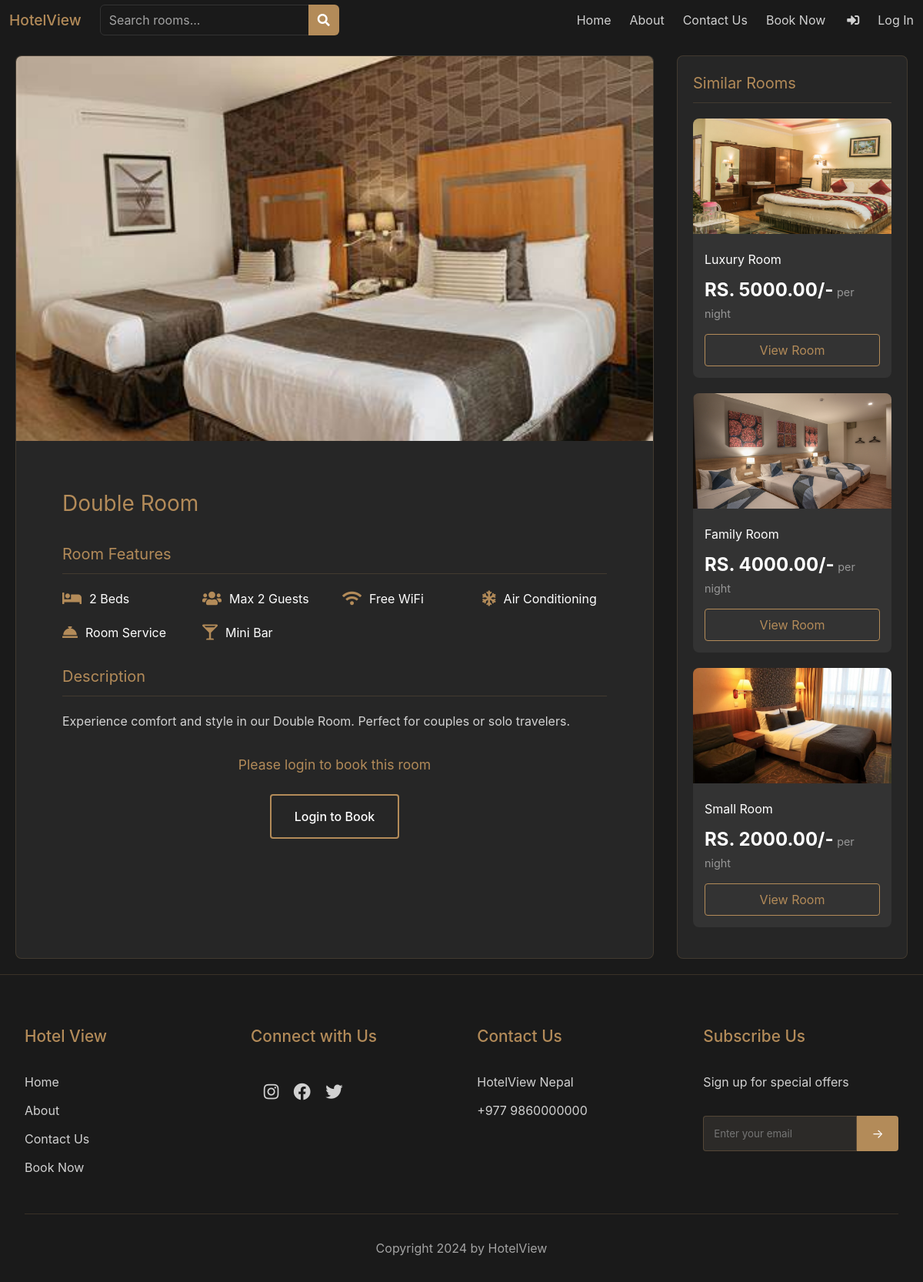
Before: /room/double-room/ with the older database file.
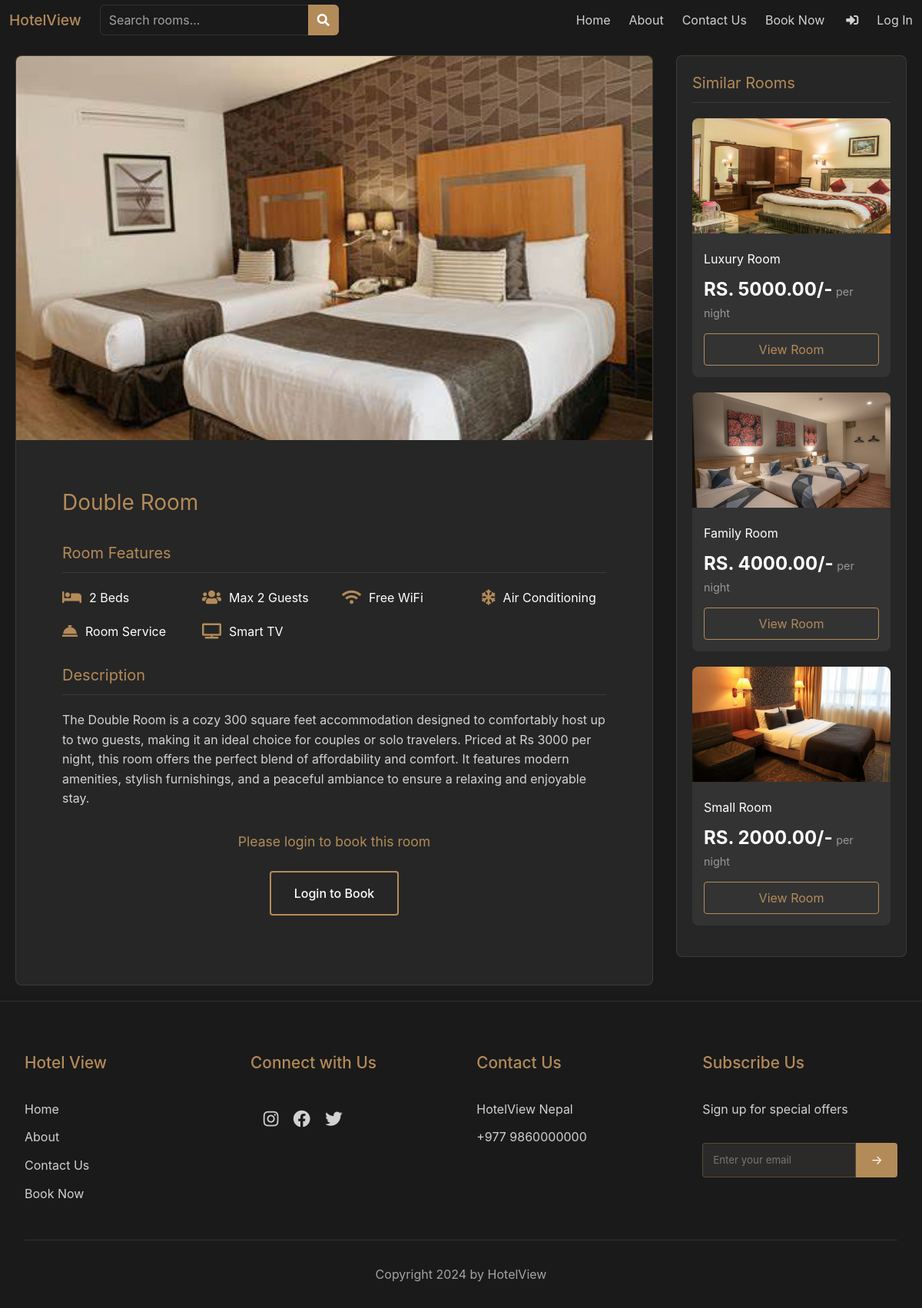
After: the same page with the newer database file.
### hotel/models.py (models this page shows, shortened)
class RoomFeature(models.Model):
    room = models.ForeignKey(Room, related_name='features', on_delete=models.CASCADE)
    name = models.CharField(max_length=100)
    icon = models.CharField(max_length=50)

class Room(models.Model):
    name = models.CharField(max_length=100)
    slug = models.SlugField(unique=True)
    description = models.TextField()
    price = models.DecimalField(max_digits=10, decimal_places=2)
    max_guests = models.IntegerField()
    beds = models.IntegerField()
    size = models.IntegerField(help_text="Size in square feet")
    rating = models.CharField(max_length=10)
    image = models.ImageField(upload_to='rooms/')
    is_available = models.BooleanField(default=True)
    created_at = models.DateTimeField(auto_now_add=True)
    updated_at = models.DateTimeField(auto_now=True)

### hotel/views.py (the view)
# urls.py: path('room/<slug:room_slug>/', views.room_detail, name='room_detail'),
def room_detail(request, room_slug):
    room = get_object_or_404(Room, slug=room_slug)
    similar_rooms = Room.objects.exclude(id=room.id)[:3]
    context = {
        'room': room,
        'similar_rooms': similar_rooms
    }
    return render(request, 'room_detail.html', context)

### templates/room_detail.html (shortened to what this page needs)
{% extends 'base.html' %} {% load static %}  {% block content %}
<section class="room-detail-section">
  <div class="room-detail-container">
    <div class="room-detail-main">
      <div class="room-gallery">
        <div class="main-image">
          <img src="{{ room.image.url }}" alt="{{ room.name }}" />
        </div>
      </div>
      <div class="room-info">
        <div class="room-header">
            <div class="room-info">
                <div class="room-header">
                    <h1>{{ room.name }}</h1>
                </div>
                <div class="room-features">
                    <h2>Room Features</h2>
                    <div class="features-grid">
                        <div class="feature-item">
                            <i class="fas fa-bed"></i>
                            <span>{{ room.beds }} Beds</span>
                        </div>
                        <div class="feature-item">
                            <i class="fas fa-users"></i>
                            <span>Max {{ room.max_guests }} Guests</span>
                        </div>
                        <div class="feature-item">
                            <i class="fas fa-wifi"></i>
                            <span>Free WiFi</span>
                        </div>
                        {% for feature in room.features.all %}
                        <div class="feature-item">
                            <i class="{{ feature.icon }}"></i>
                            <span>{{ feature.name }}</span>
                        </div>
                        {% endfor %}
                    </div>
                </div>
                <div class="room-description">
                    <h2>Description</h2>
                    <p>{{ room.description }}</p>
                </div>
                {% if user.is_authenticated %}
                    <a href="{% url 'hotel:booking_form' %}?room_type={{ room.name|urlencode }}" class="book-now-button">
                        Book Now
                    </a>
                {% else %}
                    <div class="login-prompt">
                        <p>Please login to book this room</p>
                        <a href="{% url 'hotel:login' %}?next={% url 'hotel:booking_form' %}%3Froom_type%3D{{ room.name|urlencode }}" class="book-now-button">
                            Login to Book
                        </a>
                    </div>
                {% endif %}
            </div>
        </div>
      </div>
    </div>
    <div class="room-sidebar">
      <h2>Similar Rooms</h2>
      {% for similar_room in similar_rooms %}
      <div class="similar-room-card">
        <img
          src="{{ similar_room.image.url }}"
          alt="{{ similar_room.name }}"
        />
        <div class="similar-room-info">
          <h3>{{ similar_room.name }}</h3>
          <div class="price-info">
            <span class="price">RS. {{ similar_room.price }}/-</span>
            <span class="per-night">per night</span>
          </div>
          <a
            href="{% url 'hotel:room_detail' similar_room.slug %}"
            class="view-room-button"
            >View Room</a
          >
        </div>
      </div>
      {% endfor %}
    </div>
  </div>
</section>
{% endblock %}

Changed rows visible on the page:
removed RoomFeature: name "Mini Bar"
changed Room "Double Room": description "Experience comfort and style in our Double Room. Perfect for couples or solo travelers." → "The Double Room is a cozy 300 square feet accommodation designed to comfortably host up to two guests, making it an ideal choice for couples or solo travelers. Priced at Rs 3000 per night, this room offers the perfect blend of affordability and comfort. It features modern amenities, stylish furnishings, and a peaceful ambiance to ensure a relaxing and enjoyable stay."
added RoomFeature: name "Smart TV"
